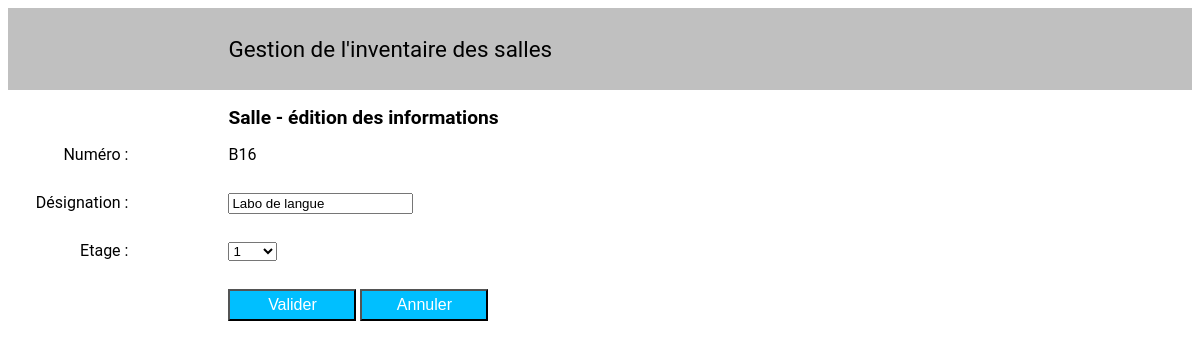
The app's page /controleur/editSalle.php?op=m&num=B16 with its own data.
### tables this page shows
CREATE TABLE `SALLE` (
  `num_salle` varchar(5) NOT NULL,
  `lib_salle` varchar(30) DEFAULT NULL,
  `etage` varchar(5) NOT NULL,
  PRIMARY KEY (`num_salle`)
);

### controleur/editSalle.php (called while the page is built, shortened)
<?php
$op = (isset($_GET['op'])) ? $_GET['op'] : null;
$ajout = ($op == 'a');
$modif = ($op == 'm');
$suppr = ($op == 's');
$editNum = $ajout;
$etages = ['RdC' => 'RdC', 1 => '1', 2 => '2', 3 => '3'];
require_once '../modele/salleDAO.class.php';
$salleDAO = new SalleDAO();
$valeurs['num'] = null;
if ($modif) {
    $valeurs['num'] = $num;
    $uneSalle = $salleDAO->getByNum($valeurs['num']);
}
$titre = ($ajout) ? 'Nouvelle Salle' : (($modif) ? 'Salle - édition des informations' : null);
$erreurs = ['num' => "", 'libelle' => "", 'etage' => ""];
$valeurs['libelle'] = (isset($_POST['libelle'])) ? trim($_POST['libelle']) : null;
$valeurs['etage'] = (isset($_POST['etage'])) ? trim($_POST['etage']) : null;
if (isset($_POST['valider'])) {
    if (!isset($valeurs['num']) || strlen($valeurs['num']) == 0) {
        $erreurs['num'] = 'Saisie obligatoire du numéro';
    } elseif ($editNum && $salleDAO->existe($valeurs['num'])) {
        $erreurs['num'] = 'Numéro de salle déjà existant.';
    }
    if (!isset($valeurs['etage']) || strlen($valeurs['etage']) == 0 || !in_array($valeurs['etage'], array_keys($etages))) {
        $erreurs['etage'] = 'Etage non valide.';
    }
    $nbErreurs = 0;
    foreach ($erreurs as $erreur) {
        if ($erreur != "") $nbErreurs++;
    }
    if ($nbErreurs == 0) {
        $uneSalle = new Salle($valeurs['num'], $valeurs['libelle'], $valeurs['etage']);
        $retour = true;
        if ($ajout) {
            $salleDAO->insert($uneSalle);
        } else {
            $salleDAO->update($uneSalle);
        }
    }
} elseif (isset($_POST['annuler'])) {
    $retour = true;
} elseif ($suppr) {
    $salleDAO->delete($num);
    $retour = true;
} elseif ($modif) {
    $uneSalle = $salleDAO->getByNum($num);
    $valeurs['num'] = $uneSalle->getNum();
    $valeurs['libelle'] = $uneSalle->getLibelle();
    $valeurs['etage'] = $uneSalle->getEtage();
}
require_once '../vue/editSalle.view.php';
?>

### modele/connexion.php (called while the page is built)
<?php
class Connexion {
    private $db;
    public function __construct() {
        $db_config = [
            'SGBD' => 'mysql',
            'HOST' => 'devbdd.iutmetz.univ-lorraine.fr',
            'DB_NAME' => 'guillera2u_salles',
            'USER' => 'guillera2u_appli',
            'PASSWORD' => '32229052'
        ];
        try {
            $this->db = new PDO($db_config['SGBD'] . ':host=' . $db_config['HOST'] . ';dbname=' . $db_config['DB_NAME'], $db_config['USER'], $db_config['PASSWORD'], [
                PDO::MYSQL_ATTR_INIT_COMMAND => 'SET NAMES utf8'
            ]);
        } catch (PDOException $e) {
            die('Connection failed: ' . $e->getMessage());
        }
    }
    public function execSQL(string $req, array $valeurs = []) {
        try {
            $stmt = $this->db->prepare($req);
            $stmt->execute($valeurs);
            return $stmt->fetchAll(PDO::FETCH_ASSOC);
        } catch (PDOException $e) {
            die('Query failed: ' . $e->getMessage());
        }
    }
}
?>

### modele/salleDAO.class.php (called while the page is built, shortened)
<?php
require_once 'connexion.php';
require_once 'salle.class.php';
class SalleDAO {
    private $bd;
    private $select;
    public function __construct() {
        $this->bd = new Connexion();
        $this->select = "SELECT num_salle, lib_salle, etage FROM SALLE";
    }
    private function loadQuery(array $result): array {
        $salles = [];
        foreach ($result as $row) {
            $salle = new Salle();
            $salle->setNum($row['num_salle']);
            $salle->setLibelle($row['lib_salle']);
            $salle->setEtage($row['etage']);
            $salles[] = $salle;
        }
        return $salles;
    }
    public function getByNum(string $num): Salle {
        $uneSalle = new Salle();
        $lesSalles = $this->loadQuery($this->bd->execSQL($this->select . " WHERE num_salle = :num", [':num' => $num]));
        if (count($lesSalles) > 0) {
            $uneSalle = $lesSalles[0];
        }
        return $uneSalle;
    }
}
?>

### modele/salle.class.php (called while the page is built)
<?php
class Salle {
    private $num;
    private $libelle;
    private $etage;
    public function __construct(string $num = '', string $libelle = '', string $etage = '') {
        $this->num = $num;
        $this->libelle = $libelle;
        $this->etage = $etage;
    }
    public function getNum() { return $this->num; }
    public function setNum($num) { $this->num = $num; }
    public function getLibelle() { return $this->libelle; }
    public function setLibelle($libelle) { $this->libelle = $libelle; }
    public function getEtage() { return $this->etage; }
    public function setEtage($etage) { $this->etage = $etage; }
}
?>

### vue/editSalle.view.php (the view, shortened to what this page needs)
<!DOCTYPE html>
<html lang="fr">
<head>
    <link rel="stylesheet" href="../vue/style/style.css">
</head>
<body>
    <?php include 'header.php'; ?>
    <section>
        <label></label>
        <h1><?php echo $titre; ?></h1>
    </section>
    <form method="post">
        <section>
            <label for="num">Numéro :</label>
            <div>
                <?php if ($editNum): ?>
                    <input id="num" name="num" type="text" size="5" maxlength="5" value="<?php echo $valeurs['num']; ?>" />
                    <br/>
                    <span class="erreur"><?php echo $erreurs['num']; ?></span>
                <?php else: ?>
                    <div><?php echo $valeurs['num']; ?></div>
                <?php endif; ?>
            </div>
        </section>
        <section>
            <label for="libelle">Désignation :</label>
            <div>
                <input id="libelle" name="libelle" type="text" value="<?php echo $valeurs['libelle']; ?>" />
                <br/>
            </div>
        </section>
        <section>
            <label for="etage">Etage :</label>
            <div>
                <select name="etage">
                    <?php foreach ($etages as $cle => $valeur): ?>
                        <option value="<?php echo $cle; ?>" <?php echo ($valeurs['etage'] == $cle) ? 'selected' : ''; ?>><?php echo $valeur; ?></option>
                    <?php endforeach; ?>
                </select>
                <br/>
            </div>
        </section>
        <section>
            <label></label>
            <div>
                <input type="submit" name="valider" value="Valider" />
                <input type="submit" name="annuler" value="Annuler" />
            </div>
        </section>
    </form>
</body>
</html>

### vue/style/style.css (style rules this page uses)
body { font-family: Roboto, Arial, sans-serif; width: auto; }
h1 { font-size: 1.2em; }
section { min-height: 3em; text-align: left; display: grid; grid-template-columns: 1fr 8fr; grid-gap: 100px; }
label { text-align: right; }
input[type="submit"], .ajout { min-height: 2em; min-width: 8em; background-color: rgba(0, 191, 255); font-size: medium; cursor: pointer; color: white; }

### records on screen
salle: num_salle "B16", libelle "Labo de langue", etage "1"

### other values on screen
$titre "Salle - édition des informations"
